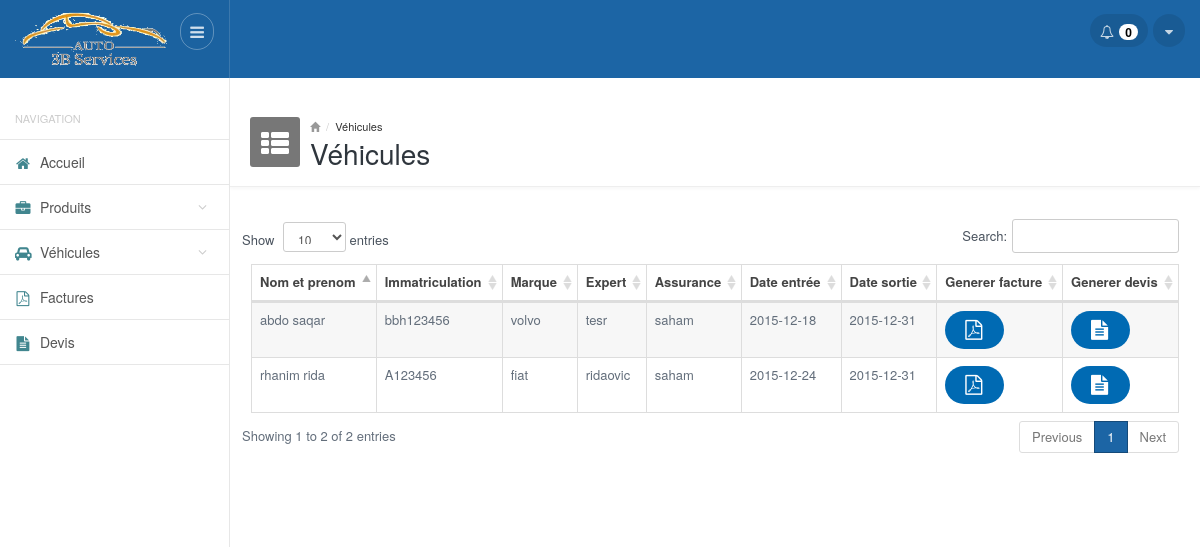
The page /vehicules.php (signed in) on the database as committed earlier.
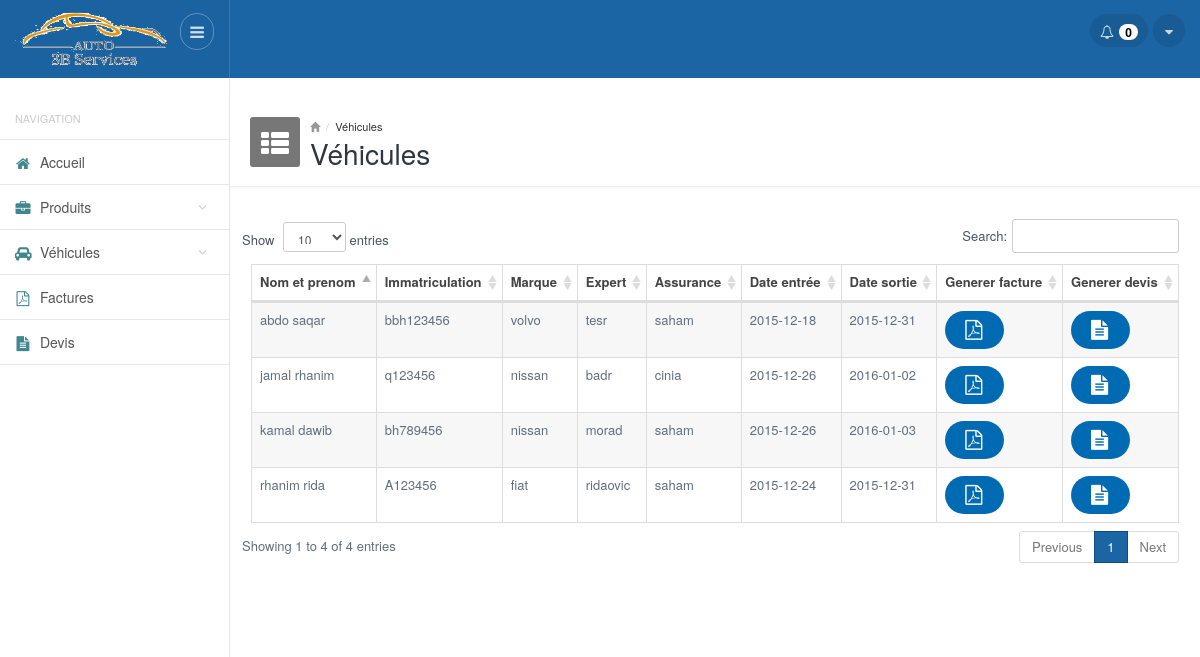
The same page on the database as committed later.
### tables this page shows
CREATE TABLE IF NOT EXISTS `vehicules` (
  `id` int(11) NOT NULL,
  `nom` varchar(100) NOT NULL,
  `prenom` varchar(100) NOT NULL,
  `immatriculation` varchar(100) NOT NULL,
  `chassis` varchar(100) NOT NULL,
  `carte_grise` varchar(100) NOT NULL,
  `marque` varchar(100) NOT NULL,
  `expere` varchar(100) NOT NULL,
  `assurance` varchar(100) NOT NULL,
  `date_entree` date DEFAULT NULL,
  `date_sortie` date DEFAULT NULL
);

### functions.php (called while the page is built, shortened)
<?php
function getAllVehicules()
{
     $result = mysql_query("SELECT * FROM vehicules ") or die(mysql_error());
     $vihecules = array();
     while($row = mysql_fetch_array($result))
        $vihecules[] = $row;
    return $vihecules;
}
?>

### vehicules.php (the view, shortened to what this page needs)
<?php
require_once __DIR__ . '/functions.php';
require_once __DIR__ . '/header.php'; ?>
<div class="mainpanel">
    <div class="pageheader">
        <div class="media">
            <div class="pageicon pull-left">
                <i class="fa fa-th-list"></i>
            </div>
            <div class="media-body">
                <ul class="breadcrumb">
                    <li><a href="#"><i class="glyphicon glyphicon-home"></i></a></li>
                    <li><a href="#">Véhicules</a></li>
                </ul>
                <h4>Véhicules</h4>
            </div>
        </div>
    </div>
    <div class="contentpanel">
        <div class="panel panel-primary-head">
            <div>
            </div>
            <table id="basicTable" class="table table-striped table-bordered responsive">
                <thead class="">
                    <tr>
                        <th>Nom et prenom</th>
                        <th>Immatriculation</th>
                        <th>Marque</th>
                        <th>Expert</th>
                        <th>Assurance</th>
                        <th>Date entrée</th>
                        <th>Date sortie</th>
                        <th>Generer facture</th>
                        <th>Generer devis</th>
                    </tr>
                </thead>
                <tbody>
                    <?php
                      $vehicules= getAllVehicules();
                      foreach($vehicules as $vehicule){ ?>
                        <tr>
                              <td><?php echo ($vehicule['nom']." ".$vehicule['prenom']); ?> </td>
                              <td><?php echo $vehicule['immatriculation']; ?> </td>
                              <td><?php echo $vehicule['marque']; ?> </td>
                              <td><?php echo $vehicule['expere']; ?> </td>
                              <td><?php echo $vehicule['assurance']; ?> </td>
                              <td><?php echo $vehicule['date_entree']; ?> </td>
                              <td><?php echo $vehicule['date_sortie']; ?> </td>
                              <td class="center"><a class="btn btn-primary blue_b btn-rounded" href="generer_facture.php?id=<?php echo $vehicule['id']; ?>"><i class="fa fa-file-pdf-o"></i></a></td>
                              <td class="center"><a class="btn btn-primary blue_b btn-rounded" href="generer_devis.php?id=<?php echo $vehicule['id']; ?>"><i class="fa fa-file-text"></i></a></td>
                           </tr>
                    <?php } ?>
                </tbody>
            </table>
        </div>
        <br />
    </div>
</div>
<?php
require_once __DIR__ . '/footer.php'; ?>

Rows that differ between the two databases and show on the page:
added vehicules: nom "kamal", prenom "dawib", immatriculation "bh789456", marque "nissan", expere "morad", assurance "saham", date_entree "2015-12-26", date_sortie "2016-01-03"
added vehicules: nom "jamal", prenom "rhanim", immatriculation "q123456", marque "nissan", expere "badr", assurance "cinia", date_entree "2015-12-26", date_sortie "2016-01-02"
Other text that changed with them:
text written by a page script: "Show entries Search: Showing 1 to 2 of 2 entries Previous 1 Next" → "Show entries Search: Showing 1 to 4 of 4 entries Previous 1 Next"
